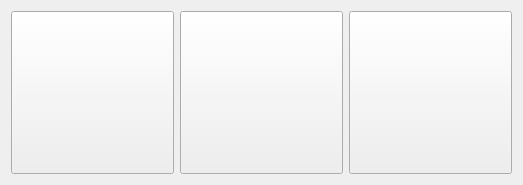
    <widget class="QWidget" name="pageCn">
     <layout class="QHBoxLayout" name="horizontalLayout_8">
      <item>
       <widget class="QPushButton" name="btnCn_HanZi">
        <property name="minimumSize">
         <size>
          <width>163</width>
          <height>163</height>
         </size>
        </property>
        <property name="maximumSize">
         <size>
          <width>163</width>
          <height>163</height>
         </size>
        </property>
        <property name="cursor">
         <cursorShape>PointingHandCursor</cursorShape>
        </property>
        <property name="focusPolicy">
         <enum>Qt::NoFocus</enum>
        </property>
        <property name="styleSheet">
         <string notr="true"/>
        </property>
        <property name="text">
         <string/>
        </property>
       </widget>
      </item>
      <item>
       <widget class="QPushButton" name="btnCn_PinYin">
        <property name="minimumSize">
         <size>
          <width>163</width>
          <height>163</height>
         </size>
        </property>
        <property name="maximumSize">
         <size>
          <width>163</width>
          <height>163</height>
         </size>
        </property>
        <property name="cursor">
         <cursorShape>PointingHandCursor</cursorShape>
        </property>
        <property name="focusPolicy">
         <enum>Qt::NoFocus</enum>
        </property>
        <property name="text">
         <string/>
        </property>
       </widget>
      </item>
      <item>
       <widget class="QPushButton" name="btn111111">
        <property name="minimumSize">
         <size>
          <width>163</width>
          <height>163</height>
         </size>
        </property>
        <property name="maximumSize">
         <size>
          <width>163</width>
          <height>163</height>
         </size>
        </property>
        <property name="cursor">
         <cursorShape>PointingHandCursor</cursorShape>
        </property>
        <property name="focusPolicy">
         <enum>Qt::NoFocus</enum>
        </property>
        <property name="styleSheet">
         <string notr="true">qradialgradient:(spread:pad, cx:0.5, cy:0.5, radius:0.5, fx:0.5, fy:0.5, stop:0 rgba(0, 0, 0, 255), stop:0.19397 rgba(0, 0, 0, 255), stop:0.202312 rgba(122, 97, 0, 255), stop:0.495514 rgba(76, 58, 0, 255), stop:0.504819 rgba(255, 255, 255, 255), stop:0.79 rgba(255, 255, 255, 255), stop:1 rgba(255, 158, 158, 255))</string>
        </property>
        <property name="text">
         <string/>
        </property>
       </widget>
      </item>
     </layout>
    </widget>
